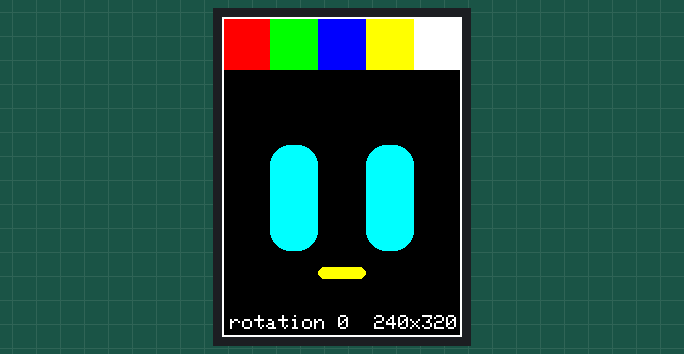
Bench run of a sketch on a simulated ESP32. Shown: 240×320 colour display. What the sketch prints to the serial monitor is not drawn.

Above: at 2.8 s.
At 6.04 s:
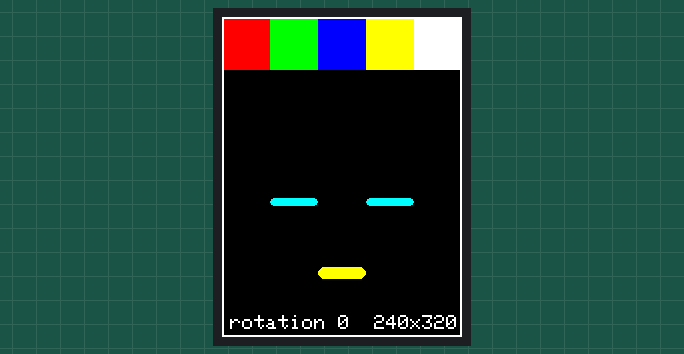
At 9.5 s:
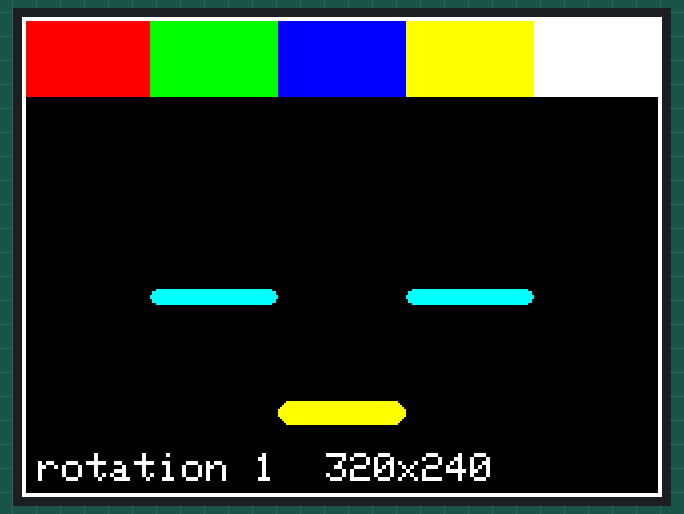
At 13.2 s:
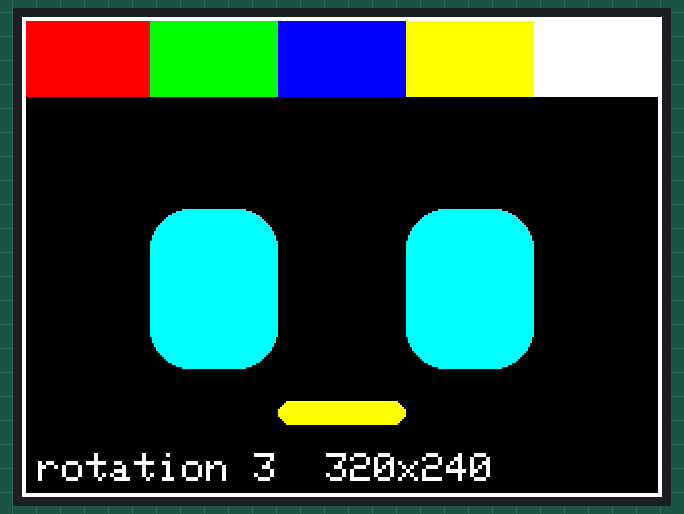

The sketch:

TFT_Test.ino
```cpp
// TFT TEST: does the big colour screen (2.4" 240x320, ILI9341) work? Use it when the
// face stays dark. It draws colour bars and a blinking face, then turns the picture a
// quarter turn every few seconds and writes "rotation 0, 1, 2 or 3". Tell config.h
// (TFT_ROTATION) which number looks right side up.
//
// The wires are listed in config.h (PIN_TFT_...) and in Breadboard Buddy.
#include <Arduino.h>
#include <SPI.h>
#include <Adafruit_GFX.h>
#include <Adafruit_ILI9341.h>
#include "config.h"

Adafruit_ILI9341 tft(&SPI, PIN_TFT_DC, PIN_TFT_CS, PIN_TFT_RST);  // "tft" is our name for the screen

// Draw everything from scratch, for one rotation (0 to 3).
static void drawScene(int rotation, bool eyesOpen) {
    tft.setRotation(rotation);
    const int W = tft.width(), H = tft.height();  // these change when the picture turns
    tft.fillScreen(ILI9341_BLACK);

    // five colour bars across the top: red, green, blue, yellow, white
    const uint16_t colours[] = {ILI9341_RED, ILI9341_GREEN, ILI9341_BLUE, ILI9341_YELLOW, ILI9341_WHITE};
    for (int i = 0; i < 5; i++) tft.fillRect(i * (W / 5), 0, W / 5, H / 6, colours[i]);

    // the face
    const int ew = W / 5, eh = H / 3, ey = H * 2 / 5;
    if (eyesOpen) {
        tft.fillRoundRect(W / 5, ey, ew, eh, 20, ILI9341_CYAN);
        tft.fillRoundRect(W * 3 / 5, ey, ew, eh, 20, ILI9341_CYAN);
    } else {  // blink: thin lines
        tft.fillRoundRect(W / 5, ey + eh / 2, ew, 8, 4, ILI9341_CYAN);
        tft.fillRoundRect(W * 3 / 5, ey + eh / 2, ew, 8, 4, ILI9341_CYAN);
    }
    tft.fillRoundRect(W * 2 / 5, ey + eh + 16, W / 5, 12, 6, ILI9341_YELLOW);

    // which rotation is this?
    tft.setTextColor(ILI9341_WHITE, ILI9341_BLACK);
    tft.setTextSize(2);
    tft.setCursor(8, H - 22);
    tft.print("rotation ");
    tft.print(rotation);
    tft.print("  ");
    tft.print(W);
    tft.print("x");
    tft.print(H);

    // a white frame round the whole picture: if a side of it is missing, that side is cut off
    tft.drawRect(0, 0, W, H, ILI9341_WHITE);
    tft.drawRect(1, 1, W - 2, H - 2, ILI9341_WHITE);
}

void setup() {
    Serial.begin(115200);
    delay(2500);  // give the Serial Monitor time to open
    Serial.println("TFT test: starting");

    SPI.begin(PIN_TFT_SCK, -1, PIN_TFT_MOSI, -1);  // the screen only listens, so no MISO wire
    tft.begin(TFT_SPI_HZ);
    SPI.end();  // the screen library restarts SPI on its own default pins, so set ours again
    SPI.begin(PIN_TFT_SCK, -1, PIN_TFT_MOSI, -1);
    Serial.println("TFT test: if you can see colours, the screen works!");
}

void loop() {
    for (int rotation = 0; rotation < 4; rotation++) {
        Serial.printf("rotation %d\n", rotation);
        drawScene(rotation, true);
        delay(3000);
        drawScene(rotation, false);  // blink
        delay(250);
    }
}
```

config.h
```cpp
#pragma once
// ==========================================================
//  MAKE IT YOURS  (the fun part! Change these settings)
// ==========================================================
// 1) WHO is your robot? Change the words between the quotes.
#define SYSTEM_PROMPT "You are a friendly desktop companion. Keep answers short, fun and kid-friendly."
// 2) What VOICE does it have? Try "Puck", "Kore", "Charon", "Fenrir" or "Aoede".
#define GEMINI_VOICE "Puck"
// 3) How LOUD is it? 0 = silent, 100 = very loud.
#define SPK_VOLUME 60
// 4) Wake up when you say a phrase? 1 = yes, 0 = no (use the button).
#define WAKEWORD_ENABLED 0
// 5) The wake-up phrase: "Hi" + your robot's name, like "Hi Jarvis". Use plain English
//    words that sound the way they are spelled. "Hi ESP" works best.
#define WAKE_PHRASE "Hi ESP"
// ==========================================================

// ==========================================================
//  SETTINGS - a list of labels (names) the robot uses.
//  "#define NAME value" means: wherever the robot sees NAME,
//  use value. Change a value here to change the robot!
// ==========================================================

// --- Which pin is each part plugged into? ---
// All of them are on the brain's pin row that sits next to the breadboard's free holes.
// INMP441 microphone (the EAR)
#define PIN_MIC_SCK 4
#define PIN_MIC_WS  5
#define PIN_MIC_SD  6

// MAX98357 amplifier (the VOICE BOX)
#define PIN_SPK_BCLK 15
#define PIN_SPK_LRC  7
#define PIN_SPK_DIN  16

// The big push button. Push it to start or stop a conversation.
#define PIN_BUTTON 14

// --- Sound settings (please leave these alone) ---
#define MIC_RATE_HZ     16000   // how many sound snapshots per second going IN to Gemini
#define SPK_RATE_HZ     24000   // how many sound snapshots per second coming OUT of Gemini
#define MIC_CHUNK_SAMPLES 1600  // how many snapshots we send at once (0.1 seconds)

// --- Gemini settings ---
// Verify against Google's current Live API docs
#define GEMINI_MODEL "models/gemini-2.5-flash-native-audio-preview-09-2025"

// --- Microphone sensitivity ---
// Mic too quiet? Make MIC_SHIFT smaller (like 12). Too loud? Make it bigger (like 16).
#define MIC_SHIFT 14

// --- Say its name (only when WAKEWORD_ENABLED is 1) ---
// Which listener? 1 = the built-in one. It hears WAKE_PHRASE ("Hi ESP" works best).
//                 2 = YOUR OWN trained wake word (a teen project, see wakeword.cpp)
#define WAKE_ENGINE 1
// After this many quiet seconds the robot hangs up and goes back to sleep.
#define SESSION_IDLE_SECONDS 15

// --- The face (the big 2.4" colour screen, 240 x 320, ILI9341) ---
// 1 = use the face, 0 = run without it
#define FACE_ENABLED 1
// The screen's 5 data wires. The names on the screen's pins are in the comments.
#define PIN_TFT_CS   13   // screen pin CS
#define PIN_TFT_RST  12   // screen pin RESET
#define PIN_TFT_DC   11   // screen pin DC
#define PIN_TFT_MOSI 10   // screen pin SDI (MOSI)
#define PIN_TFT_SCK  9    // screen pin SCK
// How fast the data wires talk. If you see static or strange colours, try 4000000.
#define TFT_SPI_HZ   10000000
// Which way is the picture turned? 0, 1, 2 or 3. Run the TFT_Test sketch: it shows each
// number on the screen. Use the number whose face is right side up. (0 and 2 are tall,
// 1 and 3 are wide. The face fits itself to all of them.)
#define TFT_ROTATION 0
// How big is the face? 100 = as big as the screen allows. Try 110 for even bigger (the
// edges may get cut off a little).
#define FACE_SIZE_PERCENT 105
// Nudge the face if it is not in the middle. A plus number moves it right (X) or down (Y),
// a minus number moves it left or up. The numbers are in screen dots.
#define FACE_SHIFT_X 30
#define FACE_SHIFT_Y -50
// Smooth drawing: 1 = draw each picture on a hidden board and show it all at once (no
// flicker). 0 = draw straight onto the screen (may flicker). If the face shows up wrong with 1,
// try 0.
#define FACE_SMOOTH 1
```

Measured:
- by itself, everything shown: repeats every 13.8 s, in 8 steps
- what the display in image 0 shows lasts 3.1 s, from 2.8 s to 5.9 s
